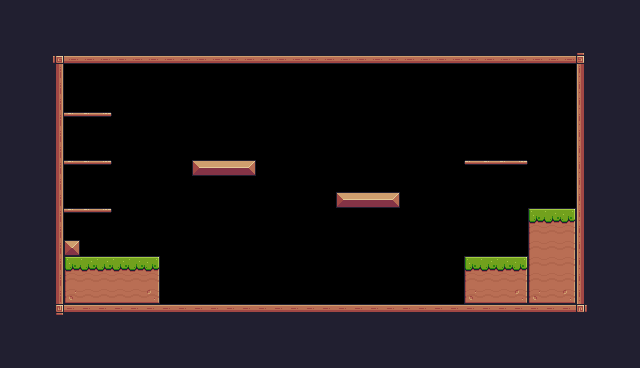

A level layout from a 2D game, rendered from its tile map. Below: a short description, then the map file with its tile-grid data intact:
An orthogonal 40x23 tile map with 16x16 px tiles, 1 tile layer (Background) and 27 objects (9x Fruit, 4x Platform, Player, Saw, Checkpoint, ...).

<map version="1.10" tiledversion="1.10.2" orientation="orthogonal" renderorder="right-down" width="40" height="23" tilewidth="16" tileheight="16" infinite="0" nextlayerid="5" nextobjectid="38">
 <tileset firstgid="1" source="Worderman.tsx" />
 <layer id="1" name="Background" width="40" height="23">
  <properties>
   <property name="BackgroundColor" value="Gray" />
  </properties>
  <data encoding="csv">
24,24,24,24,24,24,24,24,24,24,24,24,24,24,24,24,24,24,24,24,24,24,24,24,24,24,24,24,24,24,24,24,24,24,24,24,24,24,24,24,
24,24,24,24,24,24,24,24,24,24,24,24,24,24,24,24,24,24,24,24,24,24,24,24,24,24,24,24,24,24,24,24,24,24,24,24,24,24,24,24,
24,24,24,24,24,24,24,24,24,24,24,24,24,24,24,24,24,24,24,24,24,24,24,24,24,24,24,24,24,24,24,24,24,24,24,24,24,24,24,24,
24,24,24,92,134,134,134,134,134,134,134,134,134,134,134,134,134,134,134,134,134,134,134,134,134,134,134,134,134,134,134,134,134,134,134,134,93,24,24,24,
24,24,24,113,0,0,0,0,0,0,0,0,0,0,0,0,0,0,0,0,0,0,0,0,0,0,0,0,0,0,0,0,0,0,0,0,111,24,24,24,
24,24,24,113,0,0,0,0,0,0,0,0,0,0,0,0,0,0,0,0,0,0,0,0,0,0,0,0,0,0,0,0,0,0,0,0,111,24,24,24,
24,24,24,113,0,0,0,0,0,0,0,0,0,0,0,0,0,0,0,0,0,0,0,0,0,0,0,0,0,0,0,0,0,0,0,0,111,24,24,24,
24,24,24,113,41,41,42,0,0,0,0,0,0,0,0,0,0,0,0,0,0,0,0,0,0,0,0,0,0,0,0,0,0,0,0,0,111,24,24,24,
24,24,24,113,0,0,0,0,0,0,0,0,0,0,0,0,0,0,0,0,0,0,0,0,0,0,0,0,0,0,0,0,0,0,0,0,111,24,24,24,
24,24,24,113,0,0,0,0,0,0,0,0,0,0,0,0,0,0,0,0,0,0,0,0,0,0,0,0,0,0,0,0,0,0,0,0,111,24,24,24,
24,24,112,113,41,41,42,0,0,0,0,0,13,14,14,15,0,0,0,0,0,0,0,0,0,0,0,0,0,40,41,41,42,0,0,0,111,24,24,24,
24,24,112,113,0,0,0,0,0,0,0,0,0,0,0,0,0,0,0,0,0,0,0,0,0,0,0,0,0,0,0,0,0,0,0,0,111,24,24,24,
24,24,112,113,0,0,0,0,0,0,0,0,0,0,0,0,0,0,0,0,0,13,14,14,15,0,0,0,0,0,0,0,0,0,0,0,111,24,24,24,
24,24,112,113,41,41,42,0,0,0,0,0,55,55,55,55,55,55,55,55,0,0,0,0,0,0,0,0,0,49,49,49,49,7,8,9,111,24,24,24,
24,24,112,113,0,0,0,0,0,0,0,0,55,55,55,55,55,55,55,55,0,0,0,0,72,72,72,72,0,0,0,0,0,29,30,31,111,24,24,24,
24,24,24,113,35,0,0,0,0,0,0,0,0,0,55,55,55,55,55,0,0,0,0,0,0,0,0,0,0,0,0,0,0,29,30,31,111,24,24,24,
24,24,24,113,7,8,8,8,8,9,0,0,0,0,0,0,0,0,0,0,0,0,0,0,0,49,49,49,49,7,8,8,9,29,30,31,111,24,24,24,
24,24,24,113,29,30,30,30,30,31,0,0,0,0,0,0,0,0,0,0,0,0,0,0,0,49,49,49,49,29,30,30,31,29,30,31,111,24,24,24,
24,24,24,113,51,52,52,52,52,53,0,0,0,0,0,0,0,0,0,0,0,0,0,0,0,49,49,49,49,51,52,52,53,51,52,53,111,24,24,24,
24,24,24,114,90,90,90,90,90,90,90,90,90,90,90,90,90,90,90,90,90,90,90,90,90,90,90,90,90,90,90,90,90,90,90,90,115,24,24,24,
24,24,24,24,24,24,24,24,24,24,24,24,24,24,24,24,24,24,24,24,24,24,24,24,24,24,24,24,24,24,24,24,24,24,24,24,24,24,24,24,
24,24,24,24,24,24,24,24,24,24,24,24,24,24,24,24,24,24,24,24,24,24,24,24,24,24,24,24,24,24,24,24,24,24,24,24,24,24,24,24,
24,24,24,24,24,24,24,24,24,24,24,24,24,24,24,24,24,24,24,24,24,24,24,24,24,24,24,24,24,24,24,24,24,24,24,24,24,24,24,24
</data>
 </layer>
 <objectgroup id="2" name="Spawnpoints">
  <object id="4" name="Player" type="Player" x="128" y="224" width="32" height="32" />
  <object id="21" name="B" type="Fruit" x="80" y="80" width="32" height="32" />
  <object id="22" name="O" type="Fruit" x="80" y="128" width="32" height="32" />
  <object id="23" name="A" type="Fruit" x="80" y="176" width="32" height="32" />
  <object id="24" name="C" type="Fruit" x="192" y="128" width="32" height="32" />
  <object id="25" name="C" type="Fruit" x="224" y="128" width="32" height="32" />
  <object id="26" name="C" type="Fruit" x="208" y="96" width="32" height="32" />
  <object id="27" name="T" type="Fruit" x="336" y="160" width="32" height="32" />
  <object id="28" name="Z" type="Fruit" x="368" y="160" width="32" height="32" />
  <object id="29" name="T" type="Fruit" x="352" y="128" width="32" height="32" />
  <object id="34" type="Saw" x="288" y="128" width="32" height="32">
   <properties>
    <property name="isVertical" type="bool" value="true" />
    <property name="offNeg" type="float" value="4" />
    <property name="offPos" type="float" value="3" />
   </properties>
  </object>
  <object id="36" type="Checkpoint" x="464" y="96" width="64" height="64" />
  <object id="37" name="H" type="Chicken" x="336" y="272" width="32" height="32">
   <properties>
    <property name="offNeg" type="float" value="12" />
    <property name="offPos" type="float" value="5" />
   </properties>
  </object>
 </objectgroup>
 <objectgroup id="3" name="Collisions">
  <object id="7" x="48" y="48" width="16" height="272" />
  <object id="8" x="64" y="48" width="528" height="16" />
  <object id="9" x="576" y="64" width="16" height="256" />
  <object id="10" x="64" y="304" width="512" height="16" />
  <object id="11" x="64" y="240" width="16" height="16" />
  <object id="12" x="64" y="256" width="96" height="48" />
  <object id="13" x="192" y="160" width="64" height="16" />
  <object id="14" x="336" y="192" width="64" height="16" />
  <object id="15" x="464" y="256" width="64" height="48" />
  <object id="17" type="Platform" x="464" y="160" width="64" height="16" />
  <object id="18" type="Platform" x="64" y="160" width="48" height="16" />
  <object id="19" type="Platform" x="64" y="112" width="48" height="16" />
  <object id="20" type="Platform" x="64" y="208" width="48" height="16" />
  <object id="35" x="528" y="208" width="48" height="96" />
 </objectgroup>
 <objectgroup id="4" name="Object Layer 3" />
</map>
